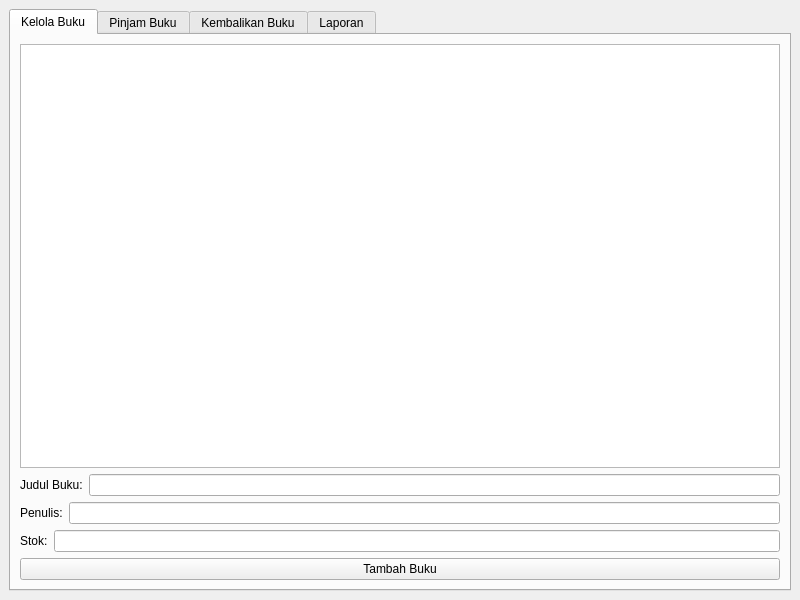
<?xml version="1.0" encoding="UTF-8"?>
<ui version="4.0">
 <class>MainWindow</class>
 <widget class="QMainWindow" name="MainWindow">
  <property name="geometry">
   <rect>
    <x>0</x>
    <y>0</y>
    <width>800</width>
    <height>600</height>
   </rect>
  </property>
  <property name="windowTitle">
   <string>Sistem Peminjaman Buku</string>
  </property>
  <widget class="QWidget" name="centralwidget">
   <layout class="QVBoxLayout" name="verticalLayout">
    <item>
     <widget class="QTabWidget" name="tabs">
      <widget class="QWidget" name="tab_kelola">
       <attribute name="title">
        <string>Kelola Buku</string>
       </attribute>
       <layout class="QVBoxLayout" name="verticalLayout_2">
        <item>
         <widget class="QTableView" name="book_table"/>
        </item>
        <item>
         <layout class="QHBoxLayout" name="horizontalLayout_1">
          <item>
           <widget class="QLabel" name="label">
            <property name="text">
             <string>Judul Buku:</string>
            </property>
           </widget>
          </item>
          <item>
           <widget class="QLineEdit" name="title_input"/>
          </item>
         </layout>
        </item>
        <item>
         <layout class="QHBoxLayout" name="horizontalLayout_2">
          <item>
           <widget class="QLabel" name="label_2">
            <property name="text">
             <string>Penulis:</string>
            </property>
           </widget>
          </item>
          <item>
           <widget class="QLineEdit" name="author_input"/>
          </item>
         </layout>
        </item>
        <item>
         <layout class="QHBoxLayout" name="horizontalLayout_3">
          <item>
           <widget class="QLabel" name="label_3">
            <property name="text">
             <string>Stok:</string>
            </property>
           </widget>
          </item>
          <item>
           <widget class="QLineEdit" name="stock_input"/>
          </item>
         </layout>
        </item>
        <item>
         <widget class="QPushButton" name="btn_add">
          <property name="text">
           <string>Tambah Buku</string>
          </property>
         </widget>
        </item>
       </layout>
      </widget>
      <widget class="QWidget" name="tab_pinjam">
       <attribute name="title">
        <string>Pinjam Buku</string>
       </attribute>
       <layout class="QVBoxLayout" name="verticalLayout_3">
        <item>
         <layout class="QHBoxLayout" name="horizontalLayout_4">
          <item>
           <widget class="QLabel" name="label_4">
            <property name="text">
             <string>ID Buku:</string>
            </property>
           </widget>
          </item>
          <item>
           <widget class="QLineEdit" name="pinjam_book_id"/>
          </item>
         </layout>
        </item>
        <item>
         <layout class="QHBoxLayout" name="horizontalLayout_5">
          <item>
           <widget class="QLabel" name="label_5">
            <property name="text">
             <string>Nama Peminjam:</string>
            </property>
           </widget>
          </item>
          <item>
           <widget class="QLineEdit" name="pinjam_borrower"/>
          </item>
         </layout>
        </item>
        <item>
         <widget class="QPushButton" name="btn_pinjam">
          <property name="text">
           <string>Pinjam Buku</string>
          </property>
         </widget>
        </item>
       </layout>
      </widget>
      <widget class="QWidget" name="tab_kembali">
       <attribute name="title">
        <string>Kembalikan Buku</string>
       </attribute>
       <layout class="QVBoxLayout" name="verticalLayout_4">
        <item>
         <widget class="QTableView" name="loan_table"/>
        </item>
        <item>
         <widget class="QPushButton" name="btn_kembali">
          <property name="text">
           <string>Kembalikan Buku</string>
          </property>
         </widget>
        </item>
       </layout>
      </widget>
      <widget class="QWidget" name="tab_laporan">
       <attribute name="title">
        <string>Laporan</string>
       </attribute>
       <layout class="QVBoxLayout" name="verticalLayout_5">
        <item>
         <widget class="QTableView" name="report_table"/>
        </item>
        <item>
         <widget class="QPushButton" name="btn_refresh">
          <property name="text">
           <string>Refresh Laporan</string>
          </property>
         </widget>
        </item>
       </layout>
      </widget>
     </widget>
    </item>
   </layout>
  </widget>
 </widget>
 <resources/>
 <connections/>
</ui>
